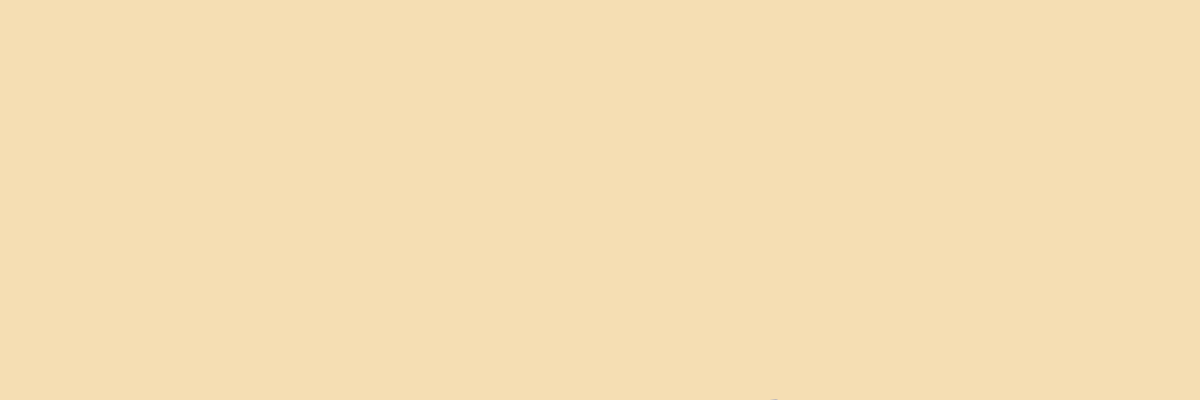
Frame 1 (no input)
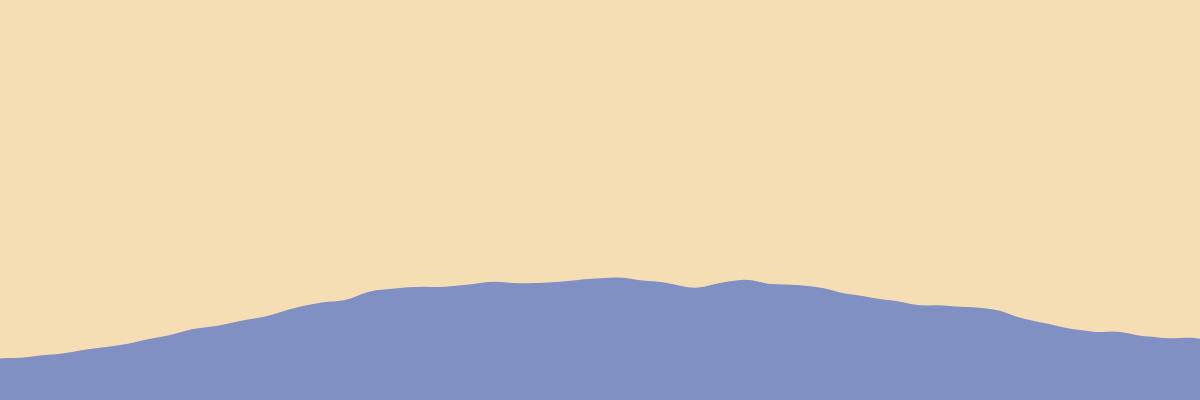
Frame 60 (no input)
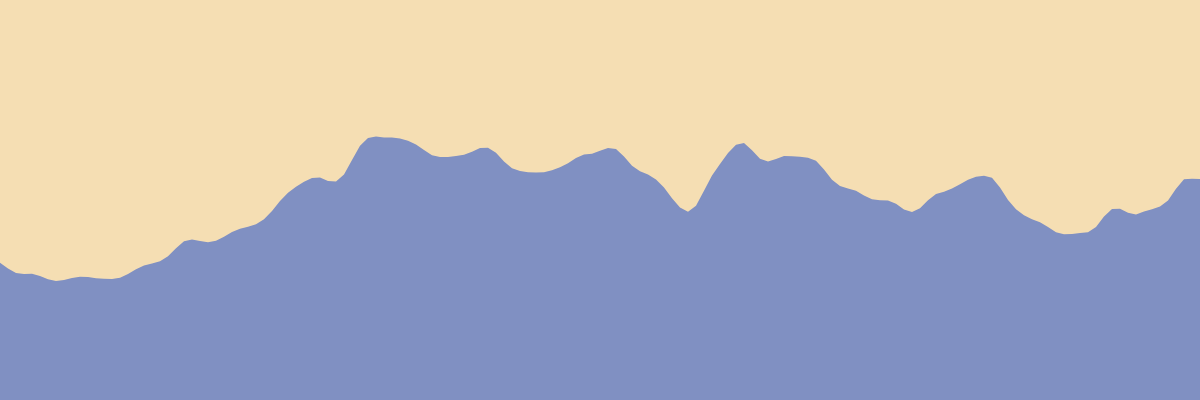
Frame 120 (the mouse pressed at the canvas centre since frame 60)

The p5.js sketch that drew these frames (run headless with seeded random() and noise() and a simulated clock; from frame 60 on, the mouse is pressed at the canvas centre):

// p5.js sketch
// ── sketch.js
const res = 8;
let xoff = 0;
let yoff = 2.5;
let prevSy;
const speedFactor = 0.5;

let wave = [];
let shadow = [];

function setup() {
	createCanvas(windowWidth, 400);
	noiseSeed(0);
	noStroke();
}

function draw() {
	background(245, 222, 179);

	const sy = sin(yoff);
	generateWave(sy);

	const shadowColor = color(0, 0, 0, map(sy, -1, 1, 12, 0));
	const shadowOffset = map(sy, -1, 1, 0, height / 4);
	drawWave(shadow, shadowColor, shadowOffset);
	drawWave(wave, color(128, 144, 194));

	prevSy = sy;
	xoff += 0.1;
	yoff += map(sy, 0, 1, 0.03 * speedFactor, 0.008, true);
}

function generateWave(sy) {
	if (sy > -0.01 && sy < 0.01) noiseSeed(random(1000));
	wave = [];
	wave.push({ x: width, y: height });
	wave.push({ x: 0, y: height });
	for (let x = 0; x < width + res; x += res) {
		const y = height + height / 8;
		const ny = (noise((x + xoff) / 200) * sy * height) / 1 - height / 4;
		const cy = (cos(((x + yoff * 100) / width) * 4) * height) / 8;

		wave.push({ x, y: y + ny + cy });
	}

	// at the peak set the shadow wave
	if (shadow.length === 0 && sy > prevSy) {
		shadow = [...wave];
	}
	// at the trough delete the shadow
	if (shadow.length > 0 && sy < prevSy) {
		shadow = [];
	}
}

function drawWave(points, col, yoffset = 0) {
	beginShape();
	for (let p of points) {
		vertex(p.x, p.y + yoffset);
	}
	fill(col);
	endShape(CLOSE);
}
